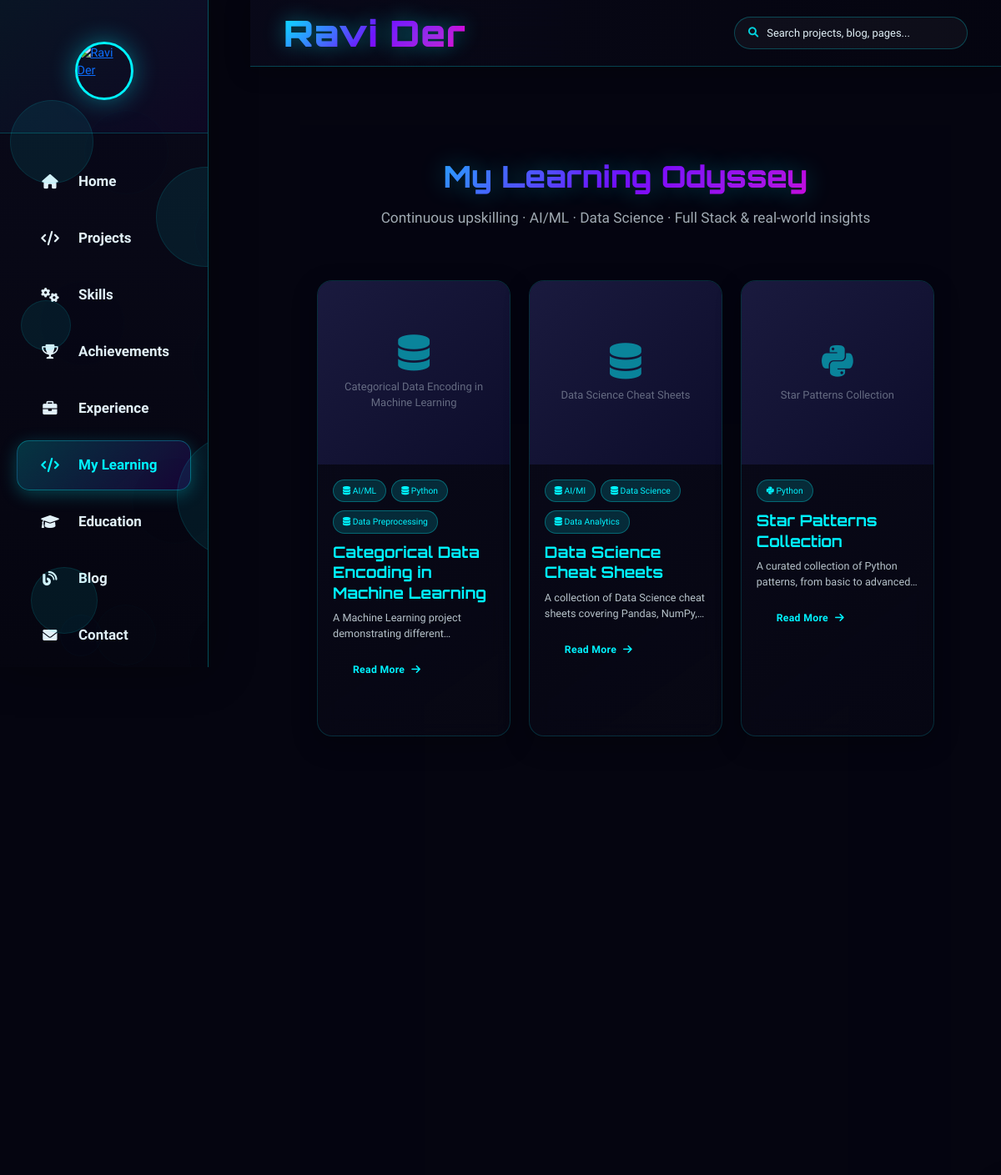
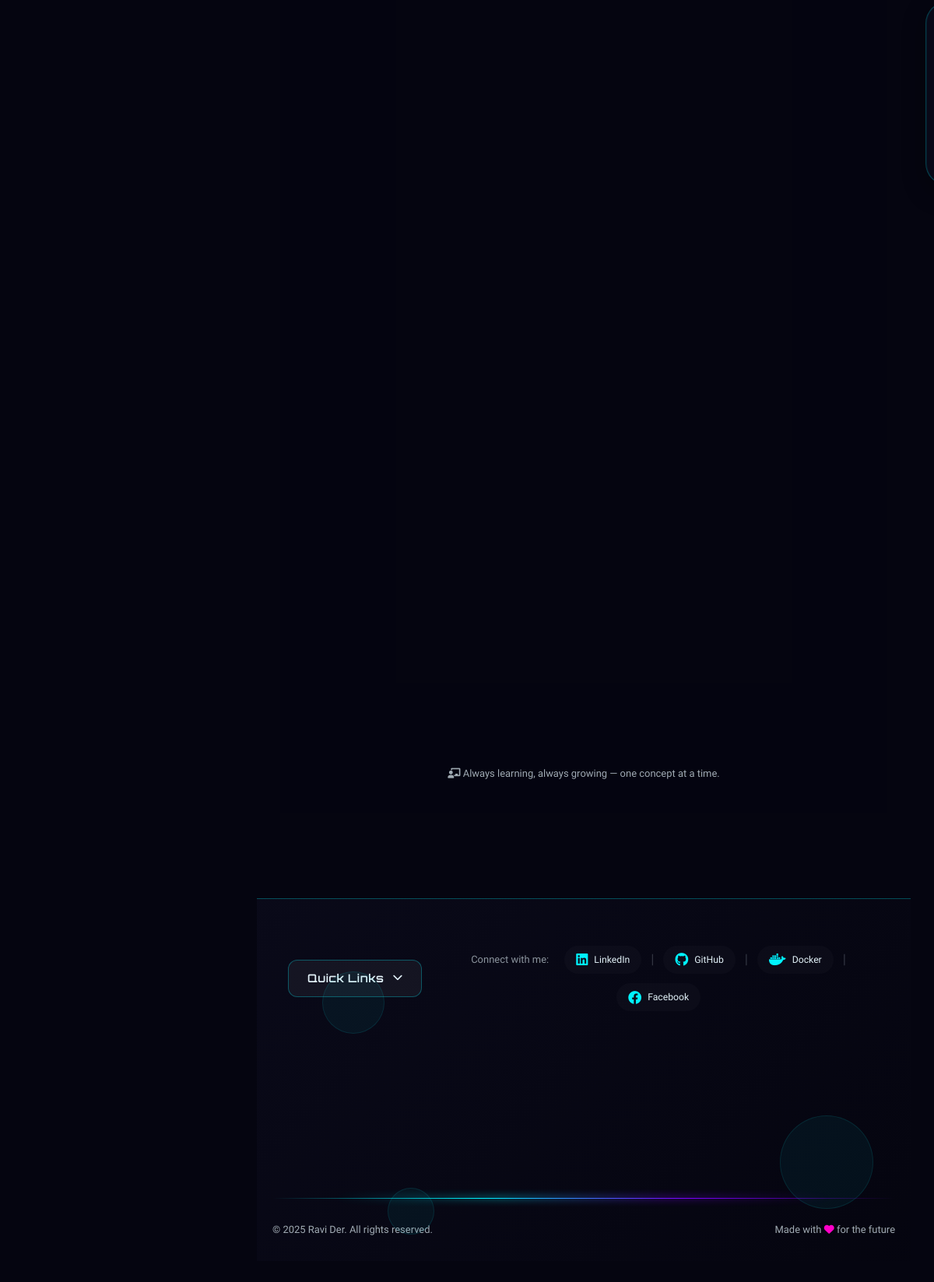
Screenshot of /my_learning with the database file from the repository (2 pictures, top to bottom).
### tables this page shows
CREATE TABLE admin_learning (
            id INTEGER PRIMARY KEY AUTOINCREMENT,
            slug TEXT UNIQUE NOT NULL,
            title TEXT NOT NULL,
            description TEXT,
            full_text TEXT,
            category TEXT,
            tags TEXT,
            image_url TEXT,
            link_url TEXT,
            link_type TEXT DEFAULT 'linkedin',
            status TEXT DEFAULT 'published',
            featured BOOLEAN DEFAULT 0,
            view_count INTEGER DEFAULT 0,
            display_order INTEGER DEFAULT 0,
            created_at TIMESTAMP DEFAULT CURRENT_TIMESTAMP,
            updated_at TIMESTAMP DEFAULT CURRENT_TIMESTAMP
        );

### flask_app.py (the view)
    @app.route('/my_learning')
    def my_learning():
        return render_template(
            'my_learning.html',
            learning_items=learning_data.get_learning_items(),
        )

### app/admin/admin_db.py (called while the page is built)
def get_db_connection():
    os.makedirs(DATA_DIR, exist_ok=True)
    conn = sqlite3.connect(DB_PATH)
    conn.row_factory = sqlite3.Row
    return conn

def get_all_learning_items(status='all'):
    conn = get_db_connection()
    cursor = conn.cursor()
    if status == 'all':
        cursor.execute('SELECT * FROM admin_learning ORDER BY display_order ASC, created_at DESC')
    else:
        cursor.execute('SELECT * FROM admin_learning WHERE status = ? ORDER BY display_order ASC, created_at DESC', (status,))
    items = [dict(row) for row in cursor.fetchall()]
    for item in items:
        if item['tags']:
            try:
                item['tags'] = json.loads(item['tags'])
            except Exception:
                item['tags'] = []
        else:
            item['tags'] = []
    conn.close()
    return items

### app/content/learning_data.py (called while the page is built)
def get_learning_items(published_only=True):
    status = "published" if published_only else "all"
    rows = admin_db.get_all_learning_items(status=status)
    return [_row_to_learning_item(r) for r in rows]

### app/core/db.py (called while the page is built)
def now_iso():
    return datetime.now(timezone.utc).isoformat()

### flask_app.py (called while the page is built)
@app.after_request
def add_security_headers(response):
    response.headers["X-Content-Type-Options"] = "nosniff"
    response.headers["X-Frame-Options"] = "DENY"
    response.headers["X-XSS-Protection"] = "1; mode=block"
    response.headers["Referrer-Policy"] = "strict-origin-when-cross-origin"
    response.headers["Content-Security-Policy"] = (
        "default-src 'self'; "
        "img-src 'self' data: https:; "
        "style-src 'self' 'unsafe-inline' https:; "
        "script-src 'self' 'unsafe-inline' https:; "
        "connect-src 'self' https:; "
        "font-src 'self' https: data:;"
    )
    return response

@app.after_request
def set_cache_headers(response):
    if request.path.startswith('/static/'):
        response.headers['Cache-Control'] = 'public, max-age=2592000'  # 30 days for static
    else:
        response.headers['Cache-Control'] = 'public, max-age=300'  # 5 min for HTML
    return response

@app.before_request
def _start_timer():
    request._start_time = time.time()

### templates/my_learning.html (shortened to what this page needs)
{% extends 'base.html' %}
{% block content %}
<section id="learning" class="section">
    <div class="container">
        <div class="section-header">
            <h1 class="section-title">My Learning Odyssey</h1>
            <div class="section-subtitle">
                <p>Continuous upskilling · AI/ML · Data Science · Full Stack & real-world insights</p>
            </div>
        </div>
        <div class="row">
            {% for item in learning_items %}
            <div class="col-md-6 col-lg-4">
                <div class="learning-card">
                    <div class="learning-img">
                        <div class="img-placeholder">
                            <i class="{{ item.icon }}"></i>
                            <span>{{ item.title }}</span>
                        </div>
                    </div>
                    <div class="learning-content">
                        {% for tag in item.tags %}<span class="learning-tag"><i class="{{ item.icon }}"></i> {{ tag }}</span>{% endfor %}
                        <h3 class="learning-title">{{ item.title }}</h3>
                        <div class="learning-description">{{ item.description }}</div>
                        {% if item.full_text %}
                        <button class="read-more-btn" data-target="fullText{{ loop.index0 }}">Read More </button>
                        {% endif %}
                    </div>
                </div>
            </div>
            {% else %}
            <div class="col-12 text-center" style="padding: 60px 20px; color: rgba(226,241,248,0.6);">
                <i class="fas fa-graduation-cap" style="font-size: 2.5rem; margin-bottom: 15px; display:block;"></i>
                No learning items yet. Check back soon!
            </div>
            {% endfor %}
        </div>
        <div class="learning-footer">
            <i class="fas fa-chalkboard-teacher"></i> Always learning, always growing — one concept at a time.
        </div>
    </div>
</section>
{% endblock %}

### static/css/enhancements.css (style rules this page uses)
html { scroll-behavior: smooth; }
html { font-size: 90%; }
.card-read-more { background: transparent; border: 1px solid rgba(0, 243, 255, 0.35); color: var(--primary, #00f3ff); font-weight: 600; padding: 7px 16px; border-radius: 30px; cursor: pointer; font-size: 0.78rem; display: inline-flex; align-items: center; gap: 8px; transition: all 0.25s ease; margin-bottom: 6px; text-decoration: none; letter-spacing: 0.3px; }

### static/css/mobile-responsive.css (style rules this page uses)
:root { --primary: #00f3ff; --secondary: #7b00ff; --dark: #0a0a1a; --darker: #050510; --light: #e2f1f8; --accent: #ff00c8; --sidebar-width-mobile: 230px; --sidebar-width-tablet: 300px; --sidebar-width-desktop: 300px; }
@media (min-width: 1025px) { :root { --sidebar-width: var(--sidebar-width-desktop); } }
@media (min-width: 1025px) { h1 { font-size: 2.5rem !important; } }
@media (min-width: 1025px) { h3 { font-size: 1.3rem !important; } }
@media (min-width: 1025px) { button:not(.newsletter-btn):not(.floating-mobile-btn):not(.mobile-sidebar-close), .btn:not(.newsletter-btn) { width: auto !important; padding: 12px 24px !important; } }
@media (prefers-color-scheme: light) { body { background-color: #f5f7fa; color: #333; } }

### templates/base.html (style rules this page uses)
:root { --primary: #00f3ff; --secondary: #7b00ff; --dark: #0a0a1a; --darker: #050510; --light: #e2f1f8; --accent: #ff00c8; --sidebar-width: 300px; --sidebar-collapsed: 80px; }
* { -ms-overflow-style: none; scrollbar-width: none; }
html, body { margin: 0; padding: 0; overflow-x: hidden; font-family: 'Exo 2', sans-serif; background-color: var(--darker); color: var(--light); height: 100%; }
body::before { content: ''; position: fixed; top: 0; left: 0; width: 100%; height: 100%; background: radial-gradient(circle at 20% 50%, rgba(123, 0, 255, 0.15) 0%, transparent 25%), radial-gradient(circle at 80% 20%, rgba(0, 243, 255, 0.1) 0%, transparent 25%), radial-gradient(circle at 40% 80%, rgba(255, 0, 200, 0.08) 0%, transparent 25%); z-index: -1; pointer-events: none; }
html, body { width: 100%; position: relative; }
* { transition: color 0.3s ease, background-color 0.3s ease, border-color 0.3s ease; }

### templates/footer.html (style rules this page uses)
:root { --primary: #00f3ff; --secondary: #7b00ff; --dark: #0a0a1a; --darker: #050510; --light: #e2f1f8; --accent: #ff00c8; }
.container { max-width: 1200px; margin: 0 auto; padding: 0 20px; }

### rows the page displays
admin_learning: title "Categorical Data Encoding in Machine Learning", tags "AI/ML" "Python" "Data Preprocessing", description "A Machine Learning project demonstrating…"
admin_learning: title "Data Science Cheat Sheets", tags "AI/Ml" "Data Science" "Data Analytics", description "A collection of Data Science cheat sheets covering Pandas,…"
admin_learning: title "Star Patterns Collection", tags "Python", description "A curated collection of Python patterns, from basic to…"
